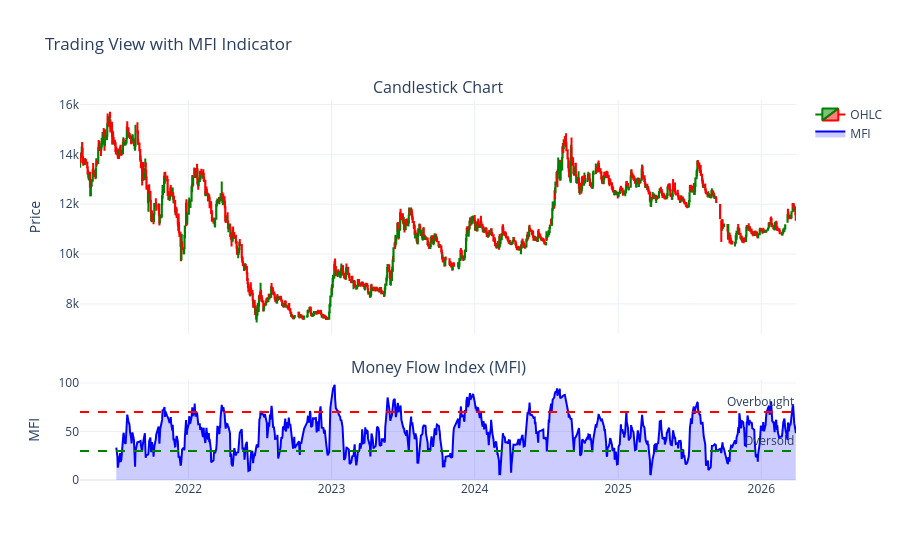

Notebook cell for this chart:
### Code cell
import plotly.graph_objects as go
from plotly.subplots import make_subplots

# Create subplots with 2 rows and shared x-axis
fig = make_subplots(
    rows=2, cols=1,
    shared_xaxes=True,
    vertical_spacing=0.12,
    row_heights=[0.7, 0.3],
    subplot_titles=("Candlestick Chart", "Money Flow Index (MFI)")
)

# Convert date to string to use as categorical axis (preserves gaps)
df_plot['Date_str'] = df_plot['Date'].astype(str)

# Add candlestick chart to the first subplot
fig.add_trace(
    go.Candlestick(
        x=df_plot['Date_str'],
        open=df_plot['Open'],
        high=df_plot['High'],
        low=df_plot['Low'],
        close=df_plot['Close'],
        name='OHLC',
        increasing_line_color='green',
        decreasing_line_color='red',
    ),
    row=1, col=1
)

# Add MFI line chart to the second subplot
fig.add_trace(
    go.Scatter(
        x=df_plot['Date_str'],
        y=df_plot['mfi'],
        mode='lines',
        name='MFI',
        line=dict(color='blue', width=2),
        fill='tozeroy',
        fillcolor='rgba(0, 0, 255, 0.2)'
    ),
    row=2, col=1
)

# Add horizontal line at 70 and 30 for overbought/oversold
fig.add_hline(y=70, line_dash="dash", line_color="red", annotation_text="Overbought", row=2)
fig.add_hline(y=30, line_dash="dash", line_color="green", annotation_text="Oversold", row=2)

# Update layout
fig.update_layout(
    height=700,
    title_text="Trading View with MFI Indicator",
    xaxis_rangeslider_visible=False,
    hovermode='x unified',
    template='plotly_white'
)

# Update y-axes labels
fig.update_yaxes(title_text="Price", row=1, col=1)
fig.update_yaxes(title_text="MFI", row=2, col=1)

fig.show()

### Figure 1 — Plotly figure (JSON) as saved in the notebook; plotly's stock layout.template omitted (floating-point values rounded to 4 significant figures; data arrays with more than 128 entries replaced by an {"elided": "..."} marker saying what was removed)
{"data": [{"close": {"elided": "1158 float values"}, "decreasing": {"line": {"color": "red"}}, "high": {"elided": "1158 float values"}, "increasing": {"line": {"color": "green"}}, "low": {"elided": "1158 float values"}, "name": "OHLC", "open": {"elided": "1158 float values"}, "type": "candlestick", "x": {"elided": "1158 str values"}, "xaxis": "x", "yaxis": "y"}, {"fill": "tozeroy", "fillcolor": "rgba(0, 0, 255, 0.2)", "line": {"color": "blue", "width": 2}, "mode": "lines", "name": "MFI", "type": "scatter", "x": {"elided": "1158 str values"}, "xaxis": "x2", "y": {"elided": "1158 float values"}, "yaxis": "y2"}], "layout": {"annotations": [{"font": {"size": 16}, "showarrow": false, "text": "Candlestick Chart", "x": 0.5, "xanchor": "center", "xref": "paper", "y": 1, "yanchor": "bottom", "yref": "paper"}, {"font": {"size": 16}, "showarrow": false, "text": "Money Flow Index (MFI)", "x": 0.5, "xanchor": "center", "xref": "paper", "y": 0.264, "yanchor": "bottom", "yref": "paper"}, {"showarrow": false, "text": "Overbought", "x": 1, "xanchor": "right", "xref": "x2 domain", "y": 70, "yanchor": "bottom", "yref": "y2"}, {"showarrow": false, "text": "Oversold", "x": 1, "xanchor": "right", "xref": "x2 domain", "y": 30, "yanchor": "bottom", "yref": "y2"}], "autosize": true, "hovermode": "x unified", "shapes": [{"line": {"color": "red", "dash": "dash"}, "type": "line", "x0": 0, "x1": 1, "xref": "x2 domain", "y0": 70, "y1": 70, "yref": "y2"}, {"line": {"color": "green", "dash": "dash"}, "type": "line", "x0": 0, "x1": 1, "xref": "x2 domain", "y0": 30, "y1": 30, "yref": "y2"}], "title": {"text": "Trading View with MFI Indicator"}, "xaxis": {"anchor": "y", "autorange": true, "domain": [0, 1], "matches": "x2", "range": ["2021-03-30 12:00", "2026-03-30 12:00"], "rangeslider": {"visible": false, "yaxis": {}}, "showticklabels": false, "type": "date"}, "xaxis2": {"anchor": "y2", "autorange": true, "domain": [0, 1], "range": ["2021-03-30 12:00", "2026-03-30 12:00"], "type": "date"}, "yaxis": {"anchor": "x", "autorange": true, "domain": [0.384, 1], "range": [6788.0, 16180.0], "title": {"text": "Price"}}, "yaxis2": {"anchor": "x2", "autorange": true, "domain": [0, 0.264], "range": [0, 103.4], "title": {"text": "MFI"}, "type": "linear"}}}
